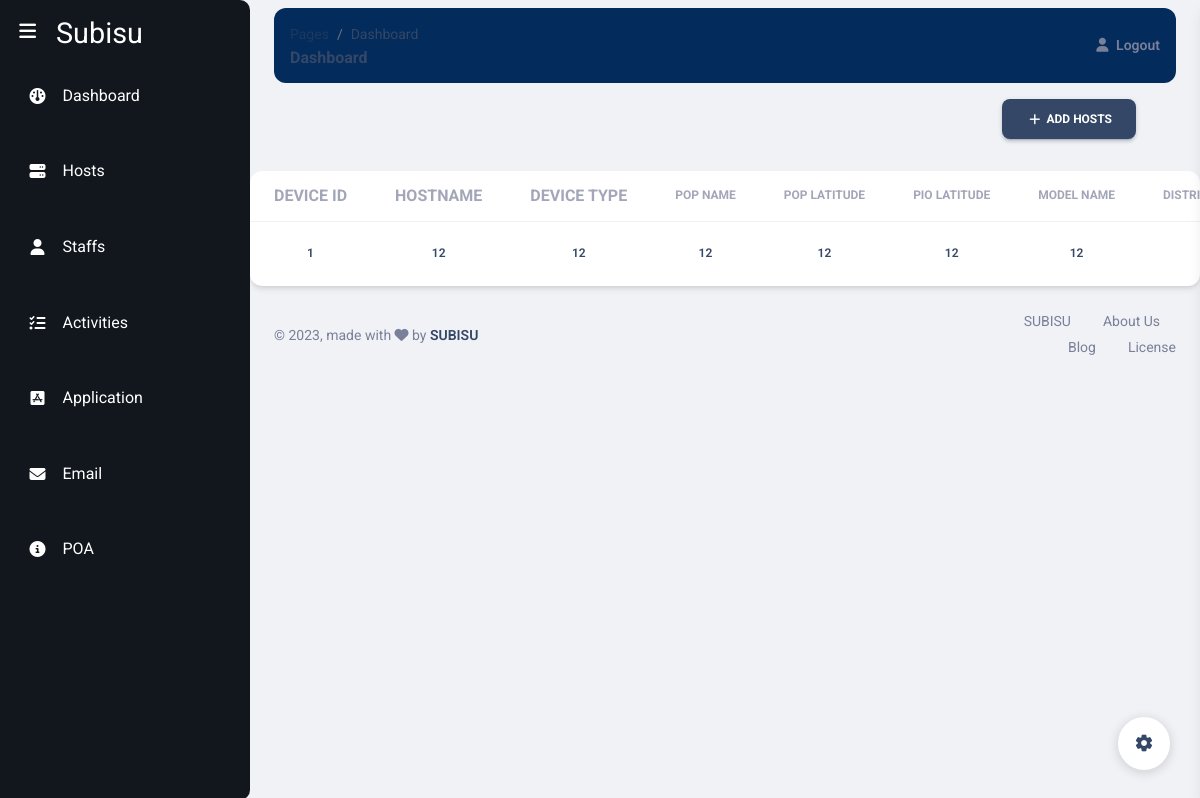
The app's page /hosts/ (signed in) with its own data.
### Models/hosts.py (models this page shows, shortened)
class Hosts(models.Model):
    deviceId = models.IntegerField()
    hostname = models.CharField(max_length=200)
    deviceType = models.CharField(max_length= 200)
    popName = models.CharField(max_length=250)
    popLatitude = models.BigIntegerField()
    pioLatitude = models.BigIntegerField()
    modelName = models.CharField(max_length=250)
    districtname = models.CharField(max_length=250)
    regionName = models.CharField(max_length=250)
    provinceName = models.CharField(max_length=250)
    branchName = models.CharField(max_length=250)
    hyperVisor = models.CharField(max_length=250)

### subisu/views.py (the view)
# urls.py: path('hosts/', hosts, name='hosts'),
@login_required()
def hosts(request):
    hosts = Hosts.objects.all()
    context = {
        'hosts' : hosts
    }
    return render(request, 'subisu/host.html', context)

### templates/subisu/host.html (shortened to what this page needs)
{%extends 'subisu/base.html' %}
{%block start%}
<div class="d-flex justify-content-end  px-6 py-3" >
  <a class="btn btn-icon btn-3 btn-dark ml-auto" href="{%url 'add_host' %}">
    <span class="btn-inner--icon"><i class="material-icons">add</i></span>
    <span class="btn-inner--text">Add Hosts</span>
  </a>
</div>
<div class="card">
  <div class="table-responsive">
    <table class="table align-items-center mb-0">
      <thead>
        <tr>
            <th class="text-center text-uppercase text-secondary text-x font-weight-bolder opacity-7">Device ID</th>
            <th class="text-center text-uppercase text-secondary text-x font-weight-bolder opacity-7">Hostname</th>
            <th class="text-center text-uppercase text-secondary text-x font-weight-bolder opacity-7">Device Type</th>
            <th class="text-center text-uppercase text-secondary text-xs font-weight-bolder opacity-7">POP Name</th>
            <th class="text-center text-uppercase text-secondary text-xs font-weight-bolder opacity-7">POP Latitude</th>
            <th class="text-center text-uppercase text-secondary text-xs font-weight-bolder opacity-7">PIO Latitude</th>
            <th class="text-center text-uppercase text-secondary text-xs font-weight-bolder opacity-7">Model Name</th>
            <th class="text-center text-uppercase text-secondary text-xs font-weight-bolder opacity-7">District Name</th>
        </tr>
      </thead>
      <tbody>
        {% for host in hosts %}
            <tr>
              <td class="align-middle text-center"><h6 class="mb-0 text-xs">{{ host.deviceId }}</h6></td>
              <td class="align-middle text-center"><h6 class="mb-0 text-xs">{{ host.hostname }}</h6></td>
              <td class="align-middle text-center"><h6 class="mb-0 text-xs">{{ host.deviceType }}</h6></td>
              <td class="align-middle text-center"><h6 class="mb-0 text-xs">{{ host.popName }}</h6></td>
              <td class="align-middle text-center"><h6 class="mb-0 text-xs">{{ host.popLatitude }}</h6></td>
              <td class="align-middle text-center"><h6 class="mb-0 text-xs">{{ host.pioLatitude }}</h6></td>
              <td class="align-middle text-center"><h6 class="mb-0 text-xs">{{ host.modelName }}</h6></td>
              <td class="align-middle text-center"><h6 class="mb-0 text-xs">{{ host.districtname }}</h6></td>
            </tr>
        {% endfor %}
      </tbody>
    </table>
  </div>
</div>
{%endblock%}

### records on screen
Hosts: deviceId "1", hostname "12", deviceType "12", popName "12", popLatitude "12", pioLatitude "12", modelName "12"
